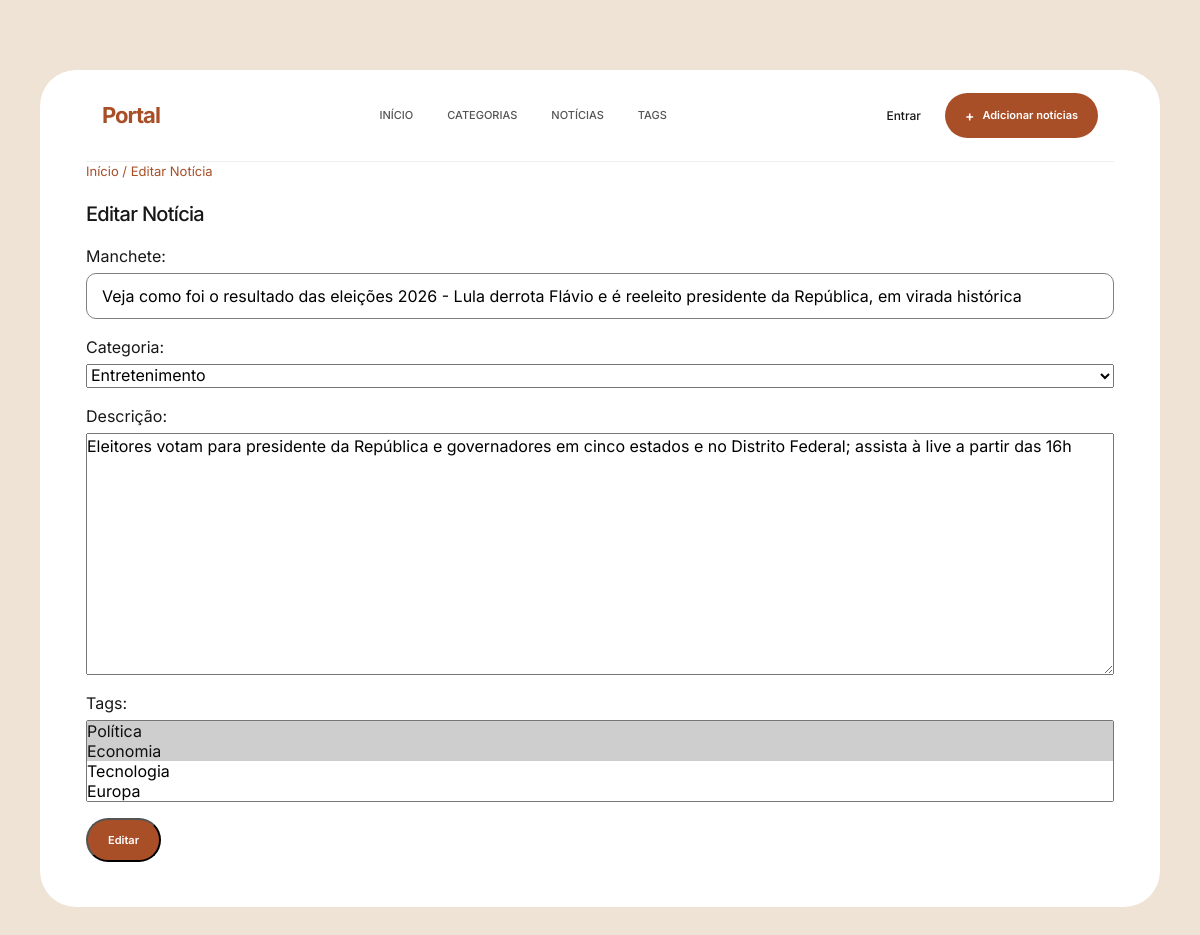
Page /noticias/editar_noticia/5/ on the committed database.
### noticias/models.py (models this page shows, shortened)
class Noticia(models.Model):
    manchete = models.CharField(max_length=200)
    descricao = models.TextField()
    categoria = models.ForeignKey(Categoria, on_delete=models.PROTECT, related_name='noticias')
    tags = models.ManyToManyField('Tag', related_name='noticias')

### noticias/views.py (the view)
# urls.py: path('editar_noticia/<int:id>/', editar_noticia, name='editar_noticia'),
def editar_noticia(request, id):
    noticia = get_object_or_404(Noticia, id=id)
    if request.method == 'POST':
        form = NoticiaForm(request.POST, instance=noticia)
        if form.is_valid():
            form.save()
            messages.success(request, "Notícia atualizada com sucesso!")
            return redirect('listar_noticias')
    else:
        form = NoticiaForm(instance=noticia)
    return render(request, 'noticias/editar_noticia.html', {'form': form, 'noticia': noticia})

### noticias/forms.py
class NoticiaForm(forms.ModelForm):
    class Meta:
        model = Noticia
        fields = ['manchete', 'categoria', 'descricao', 'tags']
        labels = {
            'manchete': 'Manchete', 'categoria': 'Categoria', 'descricao': 'Descrição', 'tags': 'Tags'
        }

### noticias/models.py (called while the page is built)
    def __str__(self):
        return self.nome

    def __str__(self):
        return self.titulo

### noticias/templates/noticias/editar_noticia.html (shortened to what this page needs)
{% extends "base.html" %}
{% load static %}
{% block content %}
<div class="pagina">
    <nav class="migalhas" aria-label="Trilha de navegação">
    <a href="{% url 'home' %}">Início</a> / <span aria-current="page">Editar Notícia</span>
    </nav>
    <div class="section-heading">
        <h2>Editar Notícia</h2>
    </div>
    <div class="create_box">
        <form action="{% url 'editar_noticia' noticia.id %}" method="post">
            {{ form.as_p }}
            <button class="botao start-button" type="submit">Editar</button>
        </form>
    </div>
</div>
{% endblock %}

### static/css/baseportal.css (style rules this page uses)
* { margin: 0; padding: 0; box-sizing: border-box; }
html { scroll-behavior: smooth; }
body { font-family: "Inter", sans-serif; background: #eee3d5; color: #171717; }
a { color: inherit; text-decoration: none; }
button { font-family: inherit; }
.migalhas { font-size: 13px; color: #a94f28; margin-bottom: 20px; }
.migalhas a { color: #a94f28; }
.migalhas span[aria-current] { color: #a94f28; }
.start-button { display: flex; align-items: center; gap: 8px; background: #a94f28; color: white; padding: 12px 20px; border-radius: 30px; font-size: 11px; font-weight: 600; transition: transform 0.2s ease; }
.create_box { display: flex; flex-direction: column; gap: 10px; background-color: white; border-radius: 20px; }
.create_box label { margin-bottom: 5px; }
.create_box input { padding: 10px 15px; border-radius: 10px; border: 1px solid gray; }
.create_box form > p { display: flex; flex-direction: column; }
.section-heading { margin-bottom: 18px; }
.section-heading h2 { font-size: 20px; letter-spacing: -0.7px; }

### rows in the picture
Noticia: manchete "Veja como foi o resultado das eleições 2026 - Lula derrota Flávio e é reeleito presidente da República, em virada histórica", categoria "Entretenimento", descricao "Eleitores votam para presidente da República e governadores em cinco estados e no Distrito Federal; assista à live a partir das 16h"
